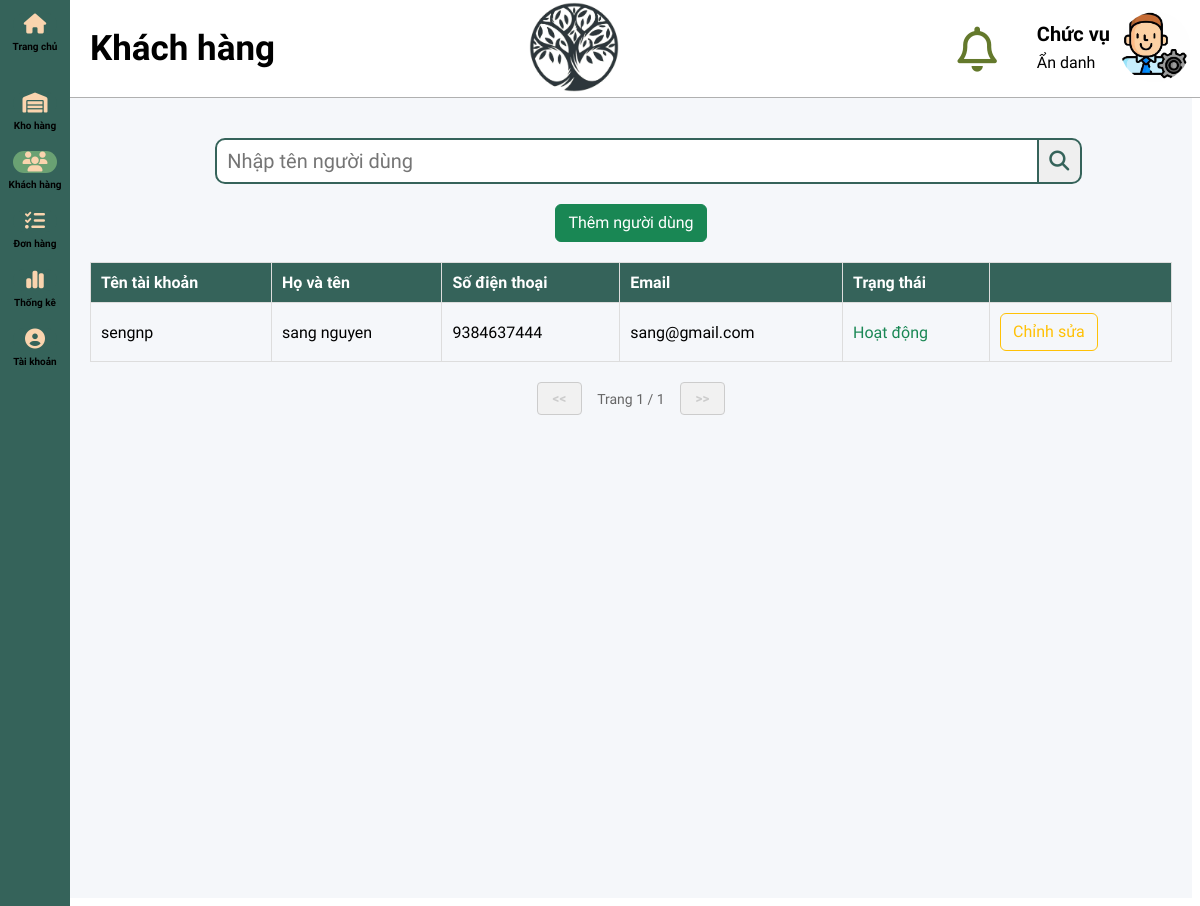
Before: /admin/index/customer.php with the older database file.
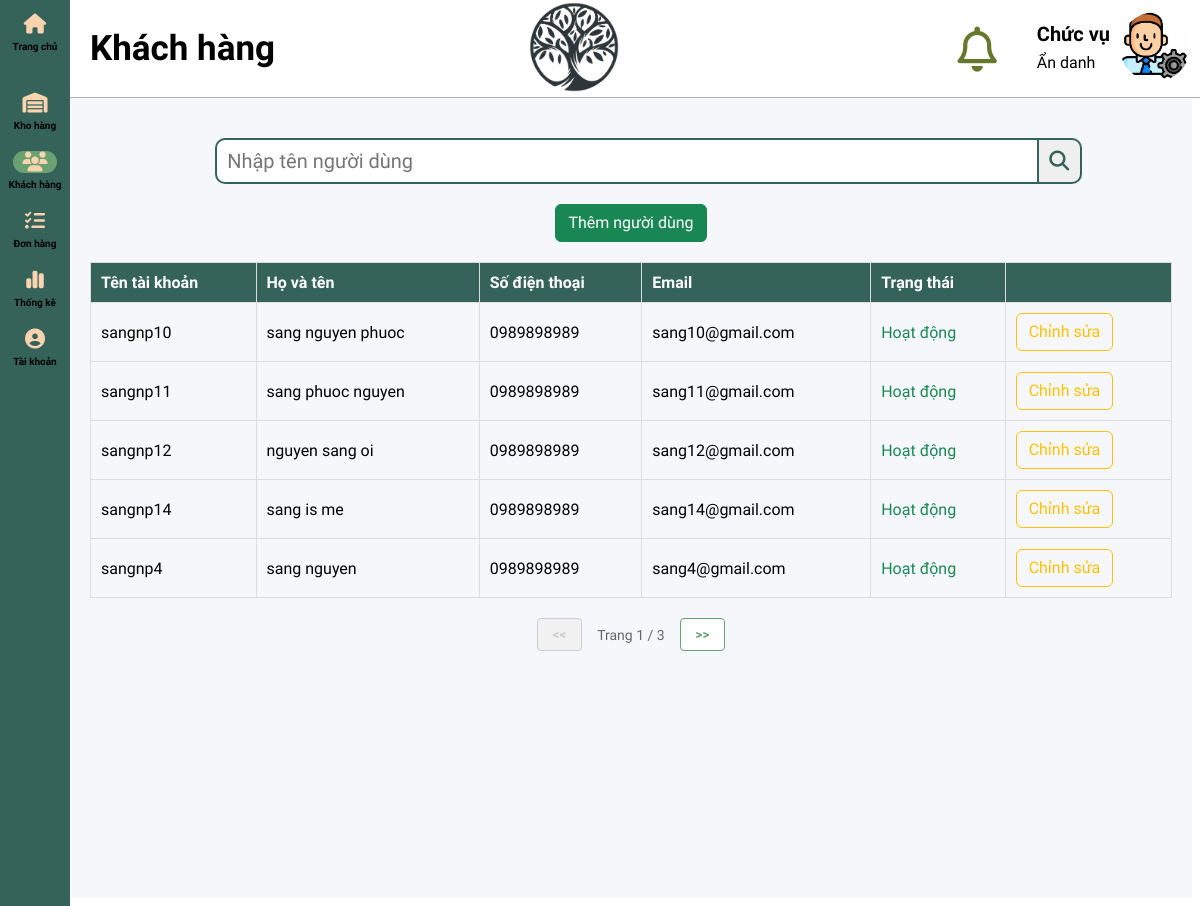
After: the same page with the newer database file.
### tables this page shows
CREATE TABLE `users` (
  `Username` varchar(255) NOT NULL,
  `FullName` varchar(255) NOT NULL,
  `Email` varchar(255) DEFAULT NULL,
  `PasswordHash` varchar(255) NOT NULL,
  `Address` varchar(255) NOT NULL,
  `Province` varchar(255) NOT NULL,
  `District` varchar(255) NOT NULL,
  `Ward` varchar(255) NOT NULL,
  `Role` enum('customer','admin') NOT NULL DEFAULT 'customer',
  `Phone` varchar(100) NOT NULL,
  `Status` enum('Active','Block') NOT NULL DEFAULT 'Active'
);

### admin/index/customer.php (the view, shortened to what this page needs)
<!DOCTYPE html>
<html lang="en">
<head>
  <link rel="stylesheet" href="../style/header.css">
  <link rel="stylesheet" href="../style/sidebar.css">
  <link href="../icon/css/all.css" rel="stylesheet">
  <link href="../style/generall.css" rel="stylesheet">
  <link href="../style/main1.css" rel="stylesheet">
  <link href="../style/customer1.css" rel="stylesheet">
  <link href="../style/LogInfo.css" rel="stylesheet">
  <link href="asset/bootstrap/css/bootstrap.min.css" rel="stylesheet">
  <link rel="stylesheet" href="../style/responsiveCustomer.css">
</head>
<body>
  <div class="header">
    <div class="header-left-section">
      <p class="header-left-title">Khách hàng</p>
    </div>
    <div class="header-middle-section">
      <img class="logo-store" src="../../assets/images/LOGO-2.jpg">
    </div>
    <div class="header-right-section">
      <div class="bell-notification">
        <i class="fa-regular fa-bell" style="color: #64792c; font-size: 45px; width:100%;"></i>
      </div>
      <div>
        <div class="position-employee">
          <p id="employee-role">Chức vụ</p>
        </div>
        <div class="name-employee">
          <p id="employee-name">Ẩn danh</p>
        </div>
      </div>
      <div>
        <img class="avatar" src="../../assets/images/admin.jpg" alt="" data-bs-toggle="offcanvas"
          data-bs-target="#offcanvasWithBothOptions" aria-controls="offcanvasWithBothOptions">
      </div>
    </div>
  </div>
  <div class="side-bar">
    <div class="backToHome">
      <a href="homePage.php" style="text-decoration: none; color: black;">
        <div class="container-function-selection">
          <button class="button-function-selection" style=" margin-top: 35px;">
            <i class="fa-solid fa-house" style="font-size: 20px; color: #FAD4AE;"></i>
          </button>
          <p>Trang chủ</p>
        </div>
      </a>
    </div>
    <a href="wareHouse.php" style="text-decoration: none; color: black;">
      <div class="container-function-selection">
        <button class="button-function-selection">
          <i class="fa-solid fa-warehouse" style="font-size: 20px; color: #FAD4AE;"></i>
        </button>
        <p>Kho hàng</p>
      </div>
    </a>
    <a href="customer.php" style="text-decoration: none; color: black;">
      <div class="container-function-selection">
        <button class="button-function-selection" style="background-color: #6aa173;">
          <i class="fa-solid fa-users" style="font-size: 20px; color: #FAD4AE;"></i>
        </button>
        <p>Khách hàng</p>
      </div>
    </a>
    <a href="orderPage.php" style="text-decoration: none; color: black;">
      <div class="container-function-selection">
        <button class="button-function-selection">
          <i class="fa-solid fa-list-check" style="font-size: 20px; color: #FAD4AE;"></i>
        </button>
        <p>Đơn hàng</p>
      </div>
    </a>
    <a href="analyzePage.php" style="text-decoration: none; color: black;">
      <div class="container-function-selection">
        <button class="button-function-selection">
          <i class="fa-solid fa-chart-simple" style="font-size: 20px; color: #FAD4AE;"></i>
        </button>
        <p>Thống kê</p>
      </div>
    </a>
    <a href="accountPage.php" style="text-decoration: none; color: black;">
      <div class="container-function-selection">
        <button class="button-function-selection">
          <i class="fa-solid fa-circle-user" style="font-size: 20px; color: #FAD4AE;"></i>
        </button>
        <p>Tài khoản</p>
      </div>
    </a>
  </div>
  <div class="container-main">
    <div class="left-section-customer">
      <div class="search-container-customer" style="margin-bottom: 20px;">
        <input class="search-bar-customer" type="text" placeholder="Nhập tên người dùng" onkeyup="searchUsers()">
        <button class="search-icon-customer" onclick="searchUsers()">
          <i class="fa-solid fa-magnifying-glass"></i>
        </button>
      </div>
      <button type="button" class="btn btn-success" onclick="showAddUserPopup()">Thêm người dùng</button>
      <table class="user-table" id="userTable">
        <thead>
          <tr>
            <th>Tên tài khoản</th>
            <th>Họ và tên</th>
            <th>Số điện thoại</th>
            <th>Email</th>
            <th>Trạng thái</th>
            <th></th>
          </tr>
        </thead>
        <tbody>
          <?php
          require_once '../php/connect.php';
          $count_query = "SELECT COUNT(*) as total FROM users WHERE role = 'customer'";
          $count_result = mysqli_query($myconn, $count_query);
          $count_row = mysqli_fetch_assoc($count_result);
          $total_records = $count_row['total'];
          $records_per_page = 5;
          $total_pages = ceil($total_records / $records_per_page);
          $page = isset($_GET['page']) ? $_GET['page'] : 1;
          $offset = ($page - 1) * $records_per_page;
          $sql = "SELECT Username, FullName, Phone, Email, Status FROM users
                             WHERE role = 'customer'
                             LIMIT $offset, $records_per_page";
          $result = mysqli_query($myconn, $sql);
          while ($row = mysqli_fetch_assoc($result)) {
            $statusText = $row['Status'] === 'Active' ? 'Hoạt động' : 'Đã khóa';
            $statusClass = $row['Status'] === 'Active' ? 'text-success' : 'text-danger';
            echo "<tr>";
            echo "<td>" . $row['Username'] . "</td>";
            echo "<td>" . $row['FullName'] . "</td>";
            echo "<td>" . $row['Phone'] . "</td>";
            echo "<td>" . $row['Email'] . "</td>";
            echo "<td class='" . $statusClass . "'>" . $statusText . "</td>";
            echo "<td><button class='btn btn-outline-warning' onclick='showEditUserPopup(\"" . $row['Username'] . "\")'>Chỉnh sửa</button></td>";
            echo "</tr>";
          }
          ?>
        </tbody>
      </table>
      <div class="pagination">
        <?php
        echo "<button onclick='changePage(" . ($page > 1 ? $page - 1 : 1) . ")' class='page-btn' " . ($page == 1 ? 'disabled' : '') . "><<</button>";
        echo "<span id='pageInfo'>Trang $page / $total_pages</span>";
        echo "<button onclick='changePage(" . ($page < $total_pages ? $page + 1 : $total_pages) . ")' class='page-btn' " . ($page == $total_pages ? 'disabled' : '') . ">>></button>";
        ?>
      </div>
    </div>
  </div>
</body>
</html>

### admin/style/header.css (style rules this page uses)
.header { display: flex; flex-direction: row; justify-content: space-between; position: fixed; top: 0; right: 0; left: 70px; border-bottom-width: 1px; border-bottom-style: solid; border-bottom-color: rgb(176, 176, 176); height: 98px; align-items: center; z-index: 100; background-color: white; }
.header-left-section { margin-left: 20px; }
.header-left-title { font-size: 35px; font-weight: bold; width: 200px; }
.header-middle-section { margin-left: 140px; }
.header-right-section { display: flex; flex-direction: row; gap: 10px; }
.logo-store { height:90px; }
.bell-notification { margin-top: 15px; margin-right: 30px; cursor: pointer; }
.avatar { width: 70px; height: 70px; border-radius: 50%; object-fit: cover; margin-right: 10px; cursor: pointer; }
.position-employee { margin-top: 10px; text-align: right; font-weight: bold; font-size: 20px; }
.name-employee { margin-top: 7px; }
@media only screen and (min-width: 64em) { .header-middle-section { margin-right: 60px; } }
@media only screen and (min-width: 64em) { .header-left-section { width: 157px; } }
@media only screen and (min-width: 64em) { .header-left-title { transition: 1s; } }

### admin/style/sidebar.css (style rules this page uses)
.side-bar { background-color: #35635A; display: flex; position: fixed; flex-direction: column; left: 0; bottom: 0; top: 0; width: 70px; text-align: center; z-index: 99; align-items: center; }
.button-function-selection { border: none; background-color: #35635A; margin-top: 0; width: 80%; border-radius: 20px; cursor: pointer; margin-bottom: 6px; }
.backToHome { background-color: #35635A; margin-bottom: 20px; margin-top: -25px; cursor: pointer; font-weight: bold; font-size: 10px; position: relative; margin-top: -22px; left:0; }
.container-function-selection { cursor: pointer; font-size: 10px; font-weight: bold; margin-bottom: 20px; width: 54px }

### admin/style/generall.css (style rules this page uses)
p,button,input,h1,h2,h3,h4,h5,span { display: inline-block; font-family: "Roboto", Arial; margin-top: 0; margin-bottom: 0; }
a { text-decoration: none; font-family: "Roboto", Arial; }
div { font-family: "Roboto", Arial; }

### admin/style/main1.css (style rules this page uses)
.container-main { display: flex; flex-direction: row; margin-top: 98px; margin-left: 62px; justify-content: space-around; }
.container-main { padding: 20px; background-color: #f5f7fa; min-height: 100vh; }

### admin/style/customer1.css (style rules this page uses)
.left-section-customer { display: flex; flex: 1; flex-direction: column; align-items: center; margin-top: 20px; }
.search-bar-customer { padding-left: 10px; height: 46px; border-top-left-radius: 10px; border-bottom-left-radius: 10px; margin-left: 17px; font-size: 20px; border-color:#35635A; width: 98%; border-style: solid; border-top-right-radius: 10px; border-bottom-right-radius: 10px; }
.search-container-customer { position: relative; width:80%; }
.search-icon-customer { position: absolute; right: -18px; top: 0; height: 46px; width: 45px; font-size: 20px; border-top-right-radius: 10px; border-bottom-right-radius: 10px; border-style: solid; border-color:#35635A; cursor: pointer; border-color:#35635A; color:#35635A; transition: all 0.2s; }
.user-table { width: 100%; border-collapse: collapse; margin-top: 20px; }
.user-table th, .user-table td { padding: 10px; border: 1px solid #ddd; text-align: left; }
.user-table th { background: #35635A; color: white; }
.pagination { margin-top: 20px; display: flex; justify-content: center; align-items: center; gap: 20px; }
.page-btn { padding: 5px 15px; color: black; background: white; font-weight: bold; border: none; border-radius: 4px; cursor: pointer; }
.page-btn:disabled { background:#f1f1f1; cursor: not-allowed; }
.pagination { display: flex; justify-content: center; align-items: center; margin-top: 20px; gap: 15px; }
.page-btn { padding: 8px 15px; border: 1px solid #6aa173; background-color: white; color: #6aa173; cursor: pointer; border-radius: 4px; transition: all 0.3s ease; }
.page-btn[disabled] { border-color: #ccc; color: #ccc; cursor: not-allowed; }
#pageInfo { font-size: 14px; color: #666; }

### admin/style/responsiveCustomer.css (style rules this page uses)
@media only screen and (min-width: 64em) { .header-middle-section { margin-left: 10px; } }
@media only screen and (min-width: 64em) { .header-left-section { width: 150px; } }
@media only screen and (min-width: 64em) { .header-left-title { transition: 1s; } }

Changed rows visible on the page:
removed users: Username "sengnp", FullName "sang nguyen", Phone "9384637444", Email "sang@gmail.com", Status "Hoạt động"
added users: Username "sangnp10", FullName "sang nguyen phuoc", Phone "0989898989", Email "sang10@gmail.com", Status "Hoạt động"
added users: Username "sangnp11", FullName "sang phuoc nguyen", Phone "0989898989", Email "sang11@gmail.com", Status "Hoạt động"
added users: Username "sangnp12", FullName "nguyen sang oi", Phone "0989898989", Email "sang12@gmail.com", Status "Hoạt động"
added users: Username "sangnp14", FullName "sang is me", Phone "0989898989", Email "sang14@gmail.com", Status "Hoạt động"
added users: Username "sangnp4", FullName "sang nguyen", Phone "0989898989", Email "sang4@gmail.com", Status "Hoạt động"
Other visible differences:
$total_pages: "1" → "3"
